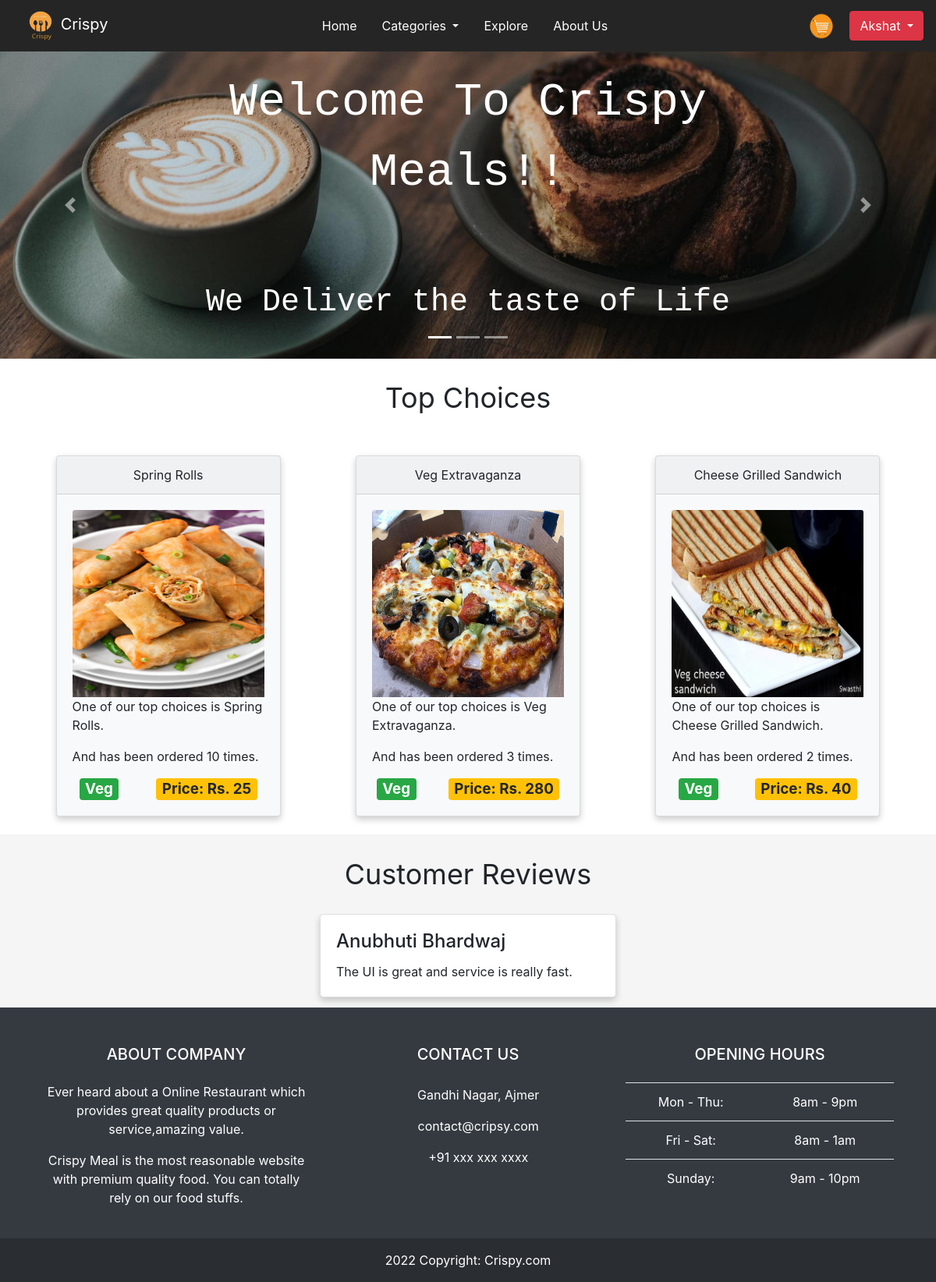
Screenshot of / (signed in) with the database file from the repository.
### tables this page shows
CREATE TABLE `feedback` (
  `username` varchar(20) DEFAULT NULL,
  `description` varchar(200) DEFAULT NULL,
  KEY `username` (`username`),
  CONSTRAINT `feedback_ibfk_1` FOREIGN KEY (`username`) REFERENCES `users` (`username`)
);

CREATE TABLE `users` (
  `username` varchar(20) NOT NULL,
  `password` varchar(257) DEFAULT NULL,
  `fname` varchar(20) DEFAULT NULL,
  `lname` varchar(20) DEFAULT NULL,
  `age` int(11) DEFAULT NULL,
  `gender` varchar(6) DEFAULT NULL,
  `email` varchar(30) DEFAULT NULL,
  `address` varchar(100) DEFAULT NULL,
  `phonenumber` bigint(20) DEFAULT NULL,
  `pic` varchar(70) DEFAULT 'images/user_pics/user_pic.png',
  PRIMARY KEY (`username`)
);

### php/top_choices.php (called while the page is built, shortened)
<?php
require("dbconnect.php");
$q = "SELECT items.item_name, items.item_type, items.price, items.image, SUM(order_quantity) AS quantity_ordered FROM items, ordered_item WHERE items.item_id=ordered_item.item_id GROUP BY ordered_item.item_id ORDER BY SUM(order_quantity) DESC, item_name ASC";
$result = mysqli_query($conn, $q);
?>

### php/get_feedback.php (called while the page is built, shortened)
<?php
require('dbconnect.php');
$q = "SELECT fname, lname, description FROM users NATURAL JOIN feedback;";
$result = mysqli_query($conn, $q);
?>

### index.php (the view, shortened to what this page needs)
<!DOCTYPE html>
<html lang="en">
<head>
	<link rel="stylesheet" href="css/style.css">
	<link rel="stylesheet" href="https://cdn.jsdelivr.net/npm/bootstrap@4.5.3/dist/css/bootstrap.min.css"
>
</head>
<body id="Home" style="background-color: #fafafa">
	<nav class="navbar sticky-top navbar-expand-md">
		<a class="nav-link navbar-brand" href="index.php">
			<img src="images/Logo.png" alt="Logo" height="40" width="40">
			Crispy
		</a>
		<div class="collapse navbar-collapse" id="main-navigation">
			<ul class="navbar-nav navbar-container">
				<li class="nav-item">
					<a class="nav-link active" href="index.php">Home</a>
				</li>
				<li class="nav-item dropdown">
					<a class="nav-link dropdown-toggle" href="#" id="navbarDropdownMenuLink" data-toggle="dropdown" aria-haspopup="true" aria-expanded="false">
						Categories
					</a>
						<?php
							require("php/get_categories.php");
						?>
				</li>
				<li class="nav-item">
					<a class="nav-link" href="explore.php">Explore</a>
				</li>
				<li class="nav-item">
					<a class="nav-link" href="aboutus.php">About Us</a>
				</li>
			</ul>
			<a class="navbar-brand" href="cart.php">
				<img src="images/Cart.png" alt="Logo" height="35" width="40">
			</a>
			<?php
			if(isset($_SESSION['username'])){
			?>
			<div class="btn-group">
			  <button type="button" class="btn btn-danger dropdown-toggle" data-toggle="dropdown" aria-haspopup="true" aria-expanded="false">
			    <?php echo $_SESSION['username'];?>
			  </button>
			</div>
			<?php
			}else {
			?>
			<form class="form-inline" action="login.php">
				<button class="btn btn-warning" type="input">Login</button>
			</form>
			<?php
			}
			?>
		</div>
	</nav>
	<section>
		<div id="slideShow" class="carousel slide" data-ride="carousel">
			<ol class="carousel-indicators">
			  <li data-target="#slideShow" data-slide-to="0" class="active"></li>
			  <li data-target="#slideShow" data-slide-to="1"></li>
			  <li data-target="#slideShow" data-slide-to="2"></li>
			</ol>
			<div class="carousel-caption welcome-caption">
				Welcome To Crispy <br>
				Meals!!
			</div>
			<div class="index_slider carousel-inner">
			  	<div class="carousel-item active">
					<img class="d-block w-100" src="images/home-slide-1.jpg" alt="First slide">
					<div class="carousel-caption d-none d-md-block">
    					<h1>We Deliver the taste of Life</h1>
  					</div>
			  	</div>
			</div>
			<a class="carousel-control-prev" href="#slideShow" role="button" data-slide="prev">
			  	<span class="carousel-control-prev-icon" aria-hidden="true"></span>
			</a>
			<a class="carousel-control-next" href="#slideShow" role="button" data-slide="next">
			  	<span class="carousel-control-next-icon" aria-hidden="true"></span>
			</a>
		  </div>
	</section>
	<section class="container-fluid top-choices">
		<div class="section-title">
			Top Choices
		</div>
		<div class="row justify-content-around" style="padding: 2%;">
			<?php
			require("php/top_choices.php");
			$counter=0;
			while($counter<3){
				$row=mysqli_fetch_assoc($result)
			?>
			<div class="col-md-auto">
				<div class="card bg-light" style="width: 18rem;">
					<div class="card-header text-center">
						<?php echo $row['item_name'];?>
					</div>
					<div class="card-body">
						<img class="food-card_img card-img-top" src="<?php echo $row['image'];?>" alt="Card image cap" style="height: 15rem">
				  		<p class="card-text">One of our top choices is <?php echo $row['item_name'];?>.</p>
						<p class="ca1rd-text">And has been ordered <?php echo $row['quantity_ordered'];?> times.</p>
						<div class="row justify-content-around" style="font-size: 25px;">
							<?php
								if($row['item_type']=="Veg"){
							?>
							<span class="badge badge-success">Veg</span>
							<?php
								}else if($row['item_type']=="Non-Veg"){
							?>
							<span class="badge badge-danger">Non-Veg</span>
							<?php
								}
							?>
							<span class="badge badge-warning">Price: Rs. <?php echo $row['price'];?></span>
						</div>
					</div>
				</div>
			</div>
			<?php
			$counter = $counter+1;
			}
			?>
		</div>
	</section>
	<section class="customer-review">
		<div class="section-title">
			Customer Reviews
		</div>
		<div class="carousel slide" data-ride="carousel" data-interval="2000">
			<?php
				require("php/get_feedback.php");
				$counter=1;
			?>
			<div class="custo_carou carousel-inner">
			<?php
				while($row=mysqli_fetch_assoc($result)){
				if($counter==1){
					$counter++;
				?>
				<div class="custo_carou carousel-item active">
				<?php
				}else{
				?>
				<div class="custo_carou carousel-item">
				<?php
				}
				?>
					<div class="row flex-container justify-content-center">
						<div class="col-md-4 mb-3">
							<div class="card">
								<div class="card-body">
									<h4 class="card-title"><?php echo $row['fname'] . " " . $row['lname'];?></h4>
									<p class="card-text"><?php echo $row['description']?></p>
								</div>
							</div>
						</div>
					</div>
				</div>
				<?php
					}
				?>
			</div>
		</div>
	</section>
	<footer class="text-white text-center text-lg-start bg-dark">
	  	<div class="container p-4">
			<div class="row mt-4">
		  		<div class="col-lg-4 col-md-12 mb-4 mb-md-0">
					<h5 class="text-uppercase mb-4">About company</h5>
					<p>Ever heard about a Online Restaurant which provides great quality products or service,amazing value.</p>
  					<p>Crispy Meal is the most reasonable website with premium quality food. You can totally rely on our food stuffs.</p>
				</div>
				<div class="col-lg-4 col-md-6 mb-4 mb-md-0">
					<h5 class="text-uppercase mb-4 pb-1">Contact Us</h5>
					<ul class="fa-ul" style="margin-left: 1.65em;">
					<li class="mb-3">
						<span class="ms-2">Gandhi Nagar, Ajmer</span>
				  	</li>
					<li class="mb-3">
						<span class="ms-2">contact@cripsy.com</span>
				  	</li>
				  	<li class="mb-3">
						<span class="ms-2">+91 xxx xxx xxxx</span>
				  	</li>
					</ul>
				</div>
				<div class="col-lg-4 col-md-6 mb-4 mb-md-0">
					<h5 class="text-uppercase mb-4">Opening hours</h5>
					<table class="table text-center text-white">
					  	<tbody class="fw-normal">
					<tr>
						<td>Mon - Thu:</td>
				  		<td>8am - 9pm</td>
					</tr>
					<tr>
					  	<td>Fri - Sat:</td>
					  	<td>8am - 1am</td>
					</tr>
					<tr>
				  		<td>Sunday:</td>
				  		<td>9am - 10pm</td>
					</tr>
					</tbody>
					</table>
				</div>
			</div>
		</div>
		<div class="text-center p-3" style="background-color: rgba(0, 0, 0, 0.2);">
			 2022 Copyright:
			<a class="text-white" href="#Home">Crispy.com</a>
		</div>
	</footer>
</body>
</html>

### css/style.css (style rules this page uses)
:root { --nav_bar_bg: #252525; --hover_text: rgb(194, 110, 32); }
body { padding: 0; margin: 0; background: #f2f6e9; }
.navbar { background: var(--nav_bar_bg); }
.nav-link.navbar-brand, .nav-item .nav-link.active, .nav-item .nav-link, .nav-link.dropdown-toggle { color: #fff; cursor: pointer; }
.nav-link { margin-right: 1em !important; }
.navbar-collapse { justify-content: flex-end; }
.navbar-container { flex: auto; justify-content: center; }
.card { box-shadow: 0 4px 8px 0 rgba(0, 0, 0, 0.2); padding: 0%; }
.carousel-caption { font-family:'Courier New', Courier, monospace; }
.welcome-caption { font-size: 5vw; top: 0; bottom: auto; }
.top-choices { background-color: #ffffff; }
.section-title { font: bold; font-size: 3vw; text-align: center; border: black; padding: 2%; }
.customer-review { background-color: #f5f5f5; min-height: 15vh; }
.customer-review .carousel-inner { height: 15vh; }
.carousel-inner .custo_carou.carousel-item { min-height: 15vh; }
.custo_carou .carousel-item { height: 15vh; }
.customer-review .card { border-radius: 5px; background-color: #fff; }

### rows the page displays
feedback: username.fname "Anubhuti", username.lname "Bhardwaj", description "The UI is great and service is really fast."

### other values shown
$_SESSION['username'] "Akshat"
$row['item_name'] "Spring Rolls"
$row['quantity_ordered'] "10"
$row['price'] "25"
$row['item_name'] "Veg Extravaganza"
$row['quantity_ordered'] "3"
$row['price'] "280"
$row['item_name'] "Cheese Grilled Sandwich"
$row['quantity_ordered'] "2"
$row['price'] "40"
